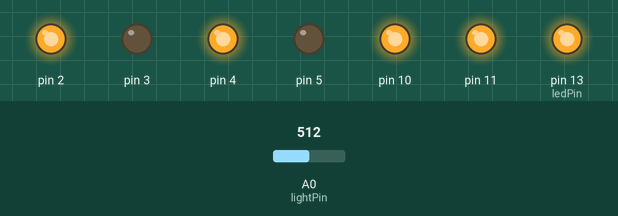
Simulated run of this sketch. Board: Arduino Uno, built with avr-gcc and run on an emulated ATmega328P. Parts: output pins drawn as LEDs (lit = HIGH). The test bench sets the inputs (shaded band); at power-on: A0 (lightPin) = 512. What the sketch prints to the serial monitor is not drawn.

Above: at 0.1 s.
At 3.1 s:
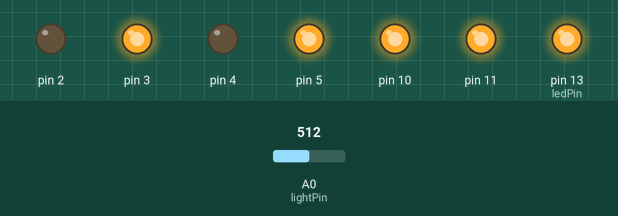
At 4.8 s:
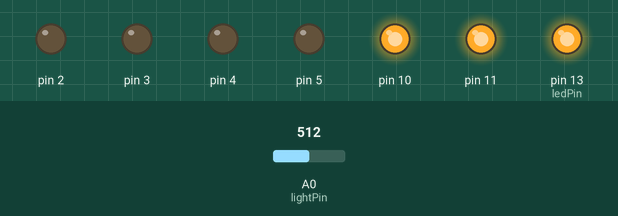
Timing chart, 0 to 6.3 s (numbered marks = the images above):
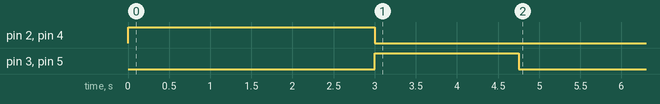

The sketch:

WorkOutimal.ino
```cpp
int lightPin = 0;  //define a pin for Photo resistor
int ledPin=13;     //define a pin for LED
long t=0; //create a time variable
long now=0;    //variable for current photoresistor reading
int i=0;      //indexing varaible for darkTimes
long darkTimes[3];  //array of times that dark strips pass
long rotationTime;  //time for 2 rotations
float velocity=0;   //flywheel velocity
float pedal_velocity=0;  //pedal velocity
int flagDark=0;  //flag for a dark strip
int flagLight=0; //flag for a light strip
int p=0;

void setup()
{
    Serial.begin(9600);  //Begin serial communcation
    pinMode( ledPin, OUTPUT );
    analogWrite(ledPin, 400); //turn LED on

    pinMode (2, OUTPUT);
    pinMode (3, OUTPUT);
    pinMode (4, OUTPUT);
    pinMode (5, OUTPUT);
    pinMode (10, OUTPUT);
    pinMode (11, OUTPUT);

    Serial.println("Starting actuator control");
    digitalWrite(10, HIGH); //turns on necessary pins
    digitalWrite(11, HIGH);

    Serial.println("Retracting all the way.");
    digitalWrite(4, HIGH);
    digitalWrite(5, LOW);
    digitalWrite(2, HIGH);
    digitalWrite(3, LOW); //retract
    delay(3000);

    digitalWrite(4, LOW);
    digitalWrite(5, HIGH);
    digitalWrite(2, LOW);
    digitalWrite(3, HIGH); //extend
    delay(1750);

    digitalWrite(4, LOW);
    digitalWrite(5, LOW);
    digitalWrite(2, LOW);
    digitalWrite(3, LOW); //pause

}

void loop()
{
  t=millis(); //define time at current reading
  now=analogRead(lightPin); //define current light value
//  Serial.print("Current time is: ");  //can uncomment this if needing to know time
//  Serial.println(millis());

if (now>800){flagLight=1;}    //LIGHT STRIP: set a flag for when air passes in front of sensor

if (now<600 && flagLight==1){flagDark=1;}      //DARK STRIP: set a flag for when a spoke passes in front of sensor & there has been light in between

if (flagDark==1 && flagLight==1){     //both flags triggering means a flywheel spoke and empty spot have both passed
    darkTimes[i]=t;            //record the time that a dark strip passed
    i++;
    flagDark=0;                     //reset the flags to find the next instance
    flagLight=0;
    if (i==2){                   //after 2 spokes have passed, calculate approximate velocity
      rotationTime=darkTimes[1]-darkTimes[0];  //time for 1/3 rotations, in milliseconds
      velocity=60000/(3*rotationTime);           //rotations per minute
      pedal_velocity=velocity/6.75;               //pedal velocity, based on ~6.75 rotations of the flywheel=1 pedal rotation
      //Serial.print("Approximate flywheel velocity is: ");  //can uncomment this to print flywheel velocity to Serial monitor
      //Serial.println(velocity);
      Serial.print("Approximate pedal velocity is: ");
      Serial.println(pedal_velocity);
      Serial.print("Current time is: ");
      Serial.println(millis());
      i=0;  //restart, empty darkTimes array
      }
    }

}
```
